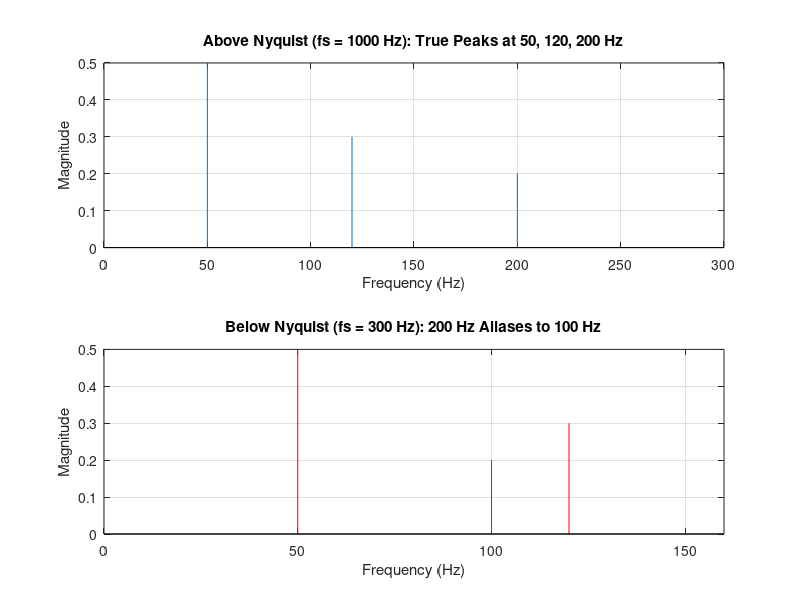
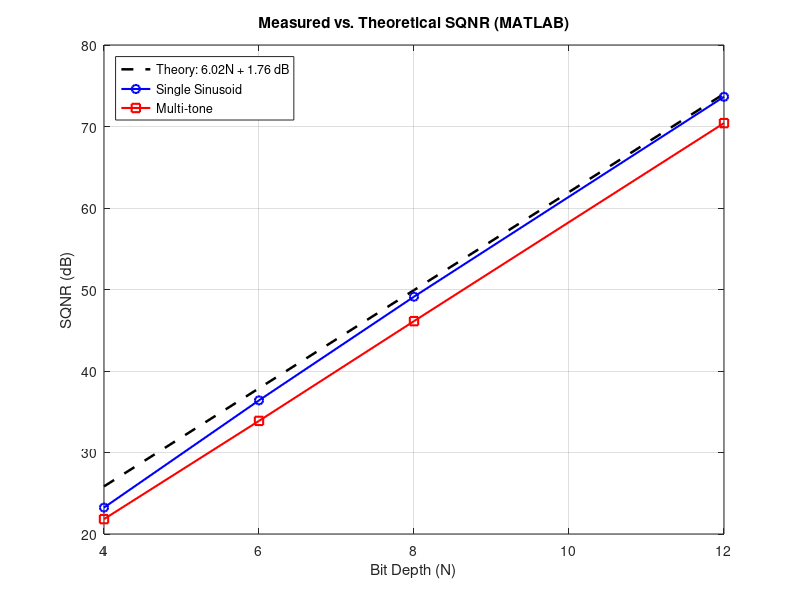

Write MATLAB code to recreate these figures, in order.
% Part 1: Sampling, Aliasing, and Uniform Quantization (MATLAB / Octave)
clear; clc; close all;

if ~exist('../results/figures', 'dir')
    mkdir('../results/figures');
end

%% 1. Aliasing Demonstration
% Multi-tone signal: 50 Hz, 120 Hz, 200 Hz (Nyquist rate = 400 Hz)
duration = 1.0;

fs_high = 1000;
t_high = 0 : 1/fs_high : duration - 1/fs_high;
x_high = 0.5*sin(2*pi*50*t_high) + 0.3*sin(2*pi*120*t_high) + 0.2*sin(2*pi*200*t_high);

fs_low = 300; % Below Nyquist -> 200 Hz aliases to |300 - 200| = 100 Hz
t_low = 0 : 1/fs_low : duration - 1/fs_low;
x_low = 0.5*sin(2*pi*50*t_low) + 0.3*sin(2*pi*120*t_low) + 0.2*sin(2*pi*200*t_low);

% Single-sided FFT spectra
N_h = length(x_high);
f_h = (0:floor(N_h/2)) * (fs_high / N_h);
mag_h = abs(fft(x_high)) * (2 / N_h);
mag_h = mag_h(1:length(f_h)); mag_h(1) = mag_h(1)/2;

N_l = length(x_low);
f_l = (0:floor(N_l/2)) * (fs_low / N_l);
mag_l = abs(fft(x_low)) * (2 / N_l);
mag_l = mag_l(1:length(f_l)); mag_l(1) = mag_l(1)/2;

figure('Name', 'Part 1: Aliasing');
subplot(2,1,1);
stem(f_h, mag_h, 'Marker', 'none'); xlim([0 300]); grid on;
title('Above Nyquist (fs = 1000 Hz): True Peaks at 50, 120, 200 Hz');
xlabel('Frequency (Hz)'); ylabel('Magnitude');

subplot(2,1,2);
stem(f_l, mag_l, 'r', 'Marker', 'none'); xlim([0 160]); grid on;
title('Below Nyquist (fs = 300 Hz): 200 Hz Aliases to 100 Hz');
xlabel('Frequency (Hz)'); ylabel('Magnitude');

saveas(gcf, '../results/figures/part1_aliasing_matlab.png');

%% 2. Quantization and SQNR vs. Bit Depth
fs_q = 4096;
t_q = 0 : 1/fs_q : 1.0 - 1/fs_q;
x_sine = sin(2*pi*53*t_q);
x_multi = 0.5*sin(2*pi*50*t_q) + 0.3*sin(2*pi*120*t_q) + 0.2*sin(2*pi*200*t_q);
x_multi = x_multi / max(abs(x_multi));

bits = [4, 6, 8, 12];
sqnr_theory = 6.02 * bits + 1.76;
sqnr_sine = zeros(size(bits));
sqnr_multi = zeros(size(bits));

fprintf('\nBits | Theory (dB) | Single Sine (dB) | Multi-tone (dB)\n');
fprintf('--------------------------------------------------------\n');
for i = 1:length(bits)
    N = bits(i);
    step = 2.0 / (2^N);

    % Quantize single sine
    xs_clip = min(max(x_sine, -1.0), 1.0 - step);
    qs = round(xs_clip / step) * step;
    sqnr_sine(i) = 10 * log10(mean(x_sine.^2) / mean((x_sine - qs).^2));

    % Quantize multi-tone
    xm_clip = min(max(x_multi, -1.0), 1.0 - step);
    qm = round(xm_clip / step) * step;
    sqnr_multi(i) = 10 * log10(mean(x_multi.^2) / mean((x_multi - qm).^2));

    fprintf('%4d | %11.2f | %16.2f | %15.2f\n', N, sqnr_theory(i), sqnr_sine(i), sqnr_multi(i));
end

figure('Name', 'Part 1: Quantization SQNR');
plot(bits, sqnr_theory, 'k--', 'LineWidth', 1.8); hold on;
plot(bits, sqnr_sine, 'bo-', 'LineWidth', 1.5);
plot(bits, sqnr_multi, 'rs-', 'LineWidth', 1.5);
grid on; xlabel('Bit Depth (N)'); ylabel('SQNR (dB)');
title('Measured vs. Theoretical SQNR (MATLAB)');
legend('Theory: 6.02N + 1.76 dB', 'Single Sinusoid', 'Multi-tone', 'Location', 'NorthWest');
saveas(gcf, '../results/figures/part1_quantization_sqnr_matlab.png');
